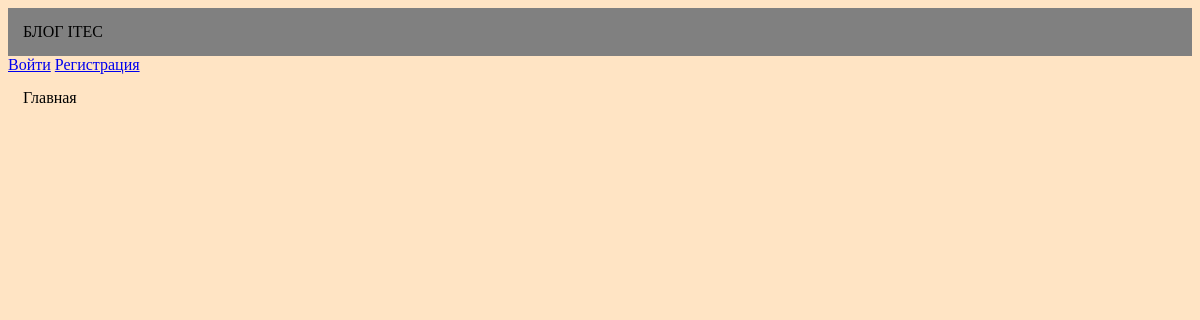
Page /category_post/1 on the earlier database version.
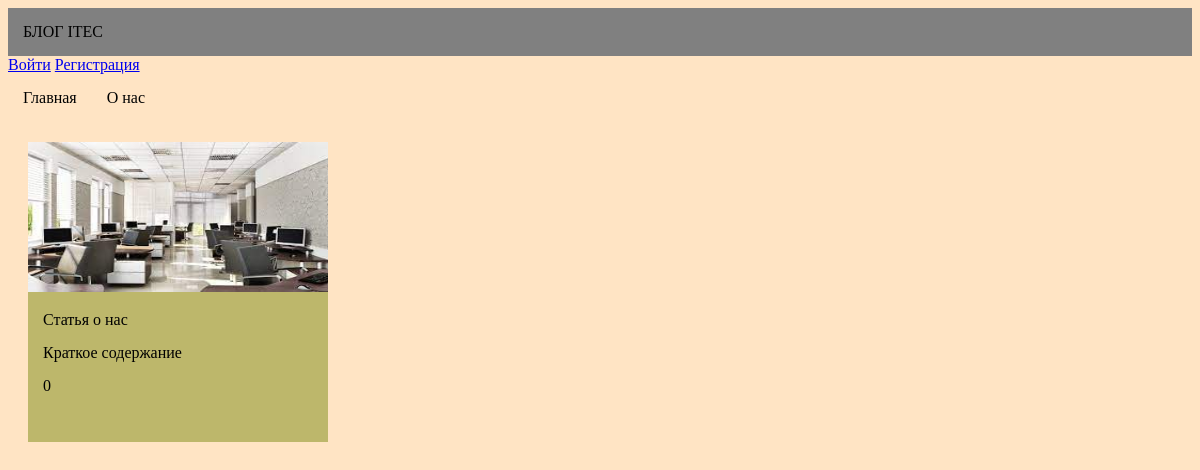
Same page on the later database version.
### main/models.py (models this page shows, shortened)
class Category(models.Model):
    title = models.CharField(max_length=200, verbose_name="Название")
    class Meta:
        ordering = ['title']
        verbose_name = 'Категория'
        verbose_name_plural = 'Категории'

class Post(models.Model):
    category = models.ForeignKey('Category', on_delete=models.CASCADE, verbose_name="Категория")
    title = models.CharField(max_length=200, unique=True, verbose_name="Название")
    description = models.TextField(verbose_name="Содержание")
    briefdescription = models.CharField(max_length=400, verbose_name="Краткое содержание")
    created = models.DateTimeField(auto_now_add=True, verbose_name="Дата создания")
    updated = models.DateTimeField(auto_now=True, verbose_name="Дата обновления")
    image = models.ImageField(upload_to='images', verbose_name="Изображение", blank=True)   ### Надо потом убрать blank=True !!!
    author = models.CharField(max_length=200, blank=True, verbose_name="Автор")
    likes = models.IntegerField(default=0, blank=True, verbose_name="Лайки")
    views = models.IntegerField(default=0, blank=True, verbose_name="Просмотры")
    class Meta:
        ordering = ['created']
        verbose_name = 'Статья'
        verbose_name_plural = 'Статьи'
    def get_absolute_url(self):
        return reverse('main:post_detail', args=[self.id])

### main/views.py (the view)
# urls.py: path('category_post/<int:category_id>', category_post, name="category_post"),
def category_post(request, category_id):
    categories = Category.objects.all()
    posts = Post.objects.filter(category_id=category_id)
    context = {'categories': categories, 'posts': posts}
    return render(request, "category_post.html", context)

### main/templates/category_post.html
{% extends "start_page.html" %}
{% block content %}
<div style="display: flex; justify-content: flex-start">
    {% for post in posts %}
    <a href="{{ post.get_absolute_url }}" style="text-decoration: none; color: black">
        <div class="item_card" style="width: 300px; height: 300px; margin: 20px; background: darkkhaki;">
            <img src="{{ post.image.url }}" alt="" style="width:300px; height:150px">
            <p style="margin: 15px;">{{ post.title }}</p>
            <p style="margin: 15px;">{{ post.briefdescription }}</p>
            <p style="margin: 15px;">{{ post.likes }}</p>
        </div>
    </a>
    {% endfor %}
</div>
{% endblock %}

### main/templates/start_page.html (shortened to what this page needs)
<!DOCTYPE html>
{% load static %}
<html lang="en">
<head>
    <link rel="stylesheet" href="{% static 'css/start_page.css' %}">
</head>
<body>
<main>
    <div style="display: flex; justify-content:flex-start; background-color: grey">
        <a style="padding:15px; text-decoration: none; color:black">БЛОГ ITEC</a>
    </div>
    {% if user.is_authenticated %}
    <div>
        <a href="{% url 'account:profile' %}">Профиль</a>
        <a href="{% url 'account:logout' %}">Выйти</a>
    </div>
    {% else %}
    <div>
        <a href="{% url 'account:login' %}">Войти</a>
        <a href="{% url 'account:register' %}">Регистрация</a>
    </div>
    {% endif %}
    <div style="display: flex; justify-content:flex-start; background-color: bisque">
        <a href="{% url 'main:start_page' %}" style="padding:15px; text-decoration: none; color:black">Главная</a>
        {% for category in categories %}
        <a href="{% url 'main:category_post' category.id %}" style="padding:15px; text-decoration: none; color:black">{{ category.title }}</a>
        {% endfor %}
    </div>
    {% block content %}{% endblock %}
</main>
</body>
</html>

Differences in the rows shown:
added Category: title "О нас"
added Post: image (picture), title "Статья о нас", briefdescription "Краткое содержание", likes "0"
